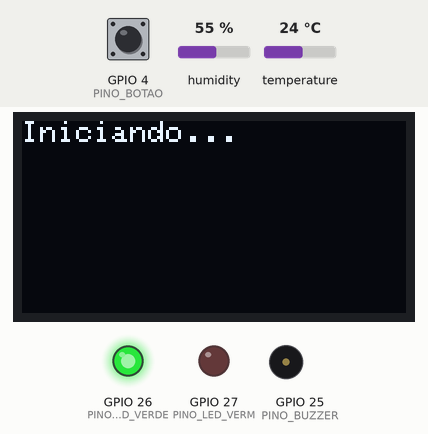
The sketch below on a simulated ESP32. On the bench: 128×64 one-colour display, output pins drawn as LEDs (lit = HIGH), buzzer (waves = sounding). The test bench sets the inputs (shaded band); at power-on: temperature 24 °C, GPIO 4 (PINO_BOTAO) HIGH, humidity 55 %. WiFi joins after 1.5 s; servers stay silent unless stated; what the sketch prints to the serial monitor is not drawn.

Above: at 0.1 s.
2.7 s: temperature set to 29.1 °C
At 12.4 s:
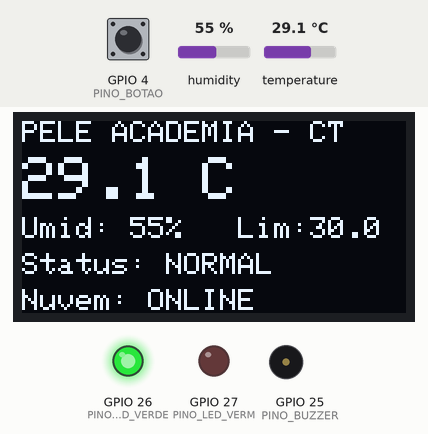
12.5 s: temperature set to 30.5 °C
At 14.8 s:
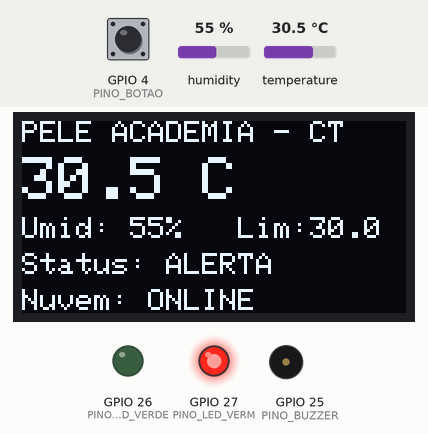
16.5 s: GPIO 4 (PINO_BOTAO) pulled LOW for 0.15 s
17.2 s: temperature set to 29.9 °C
At 18.8 s:
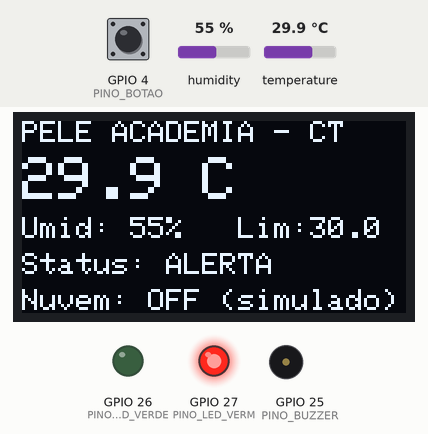
20.5 s: temperature set to 28.9 °C
At 23.2 s:
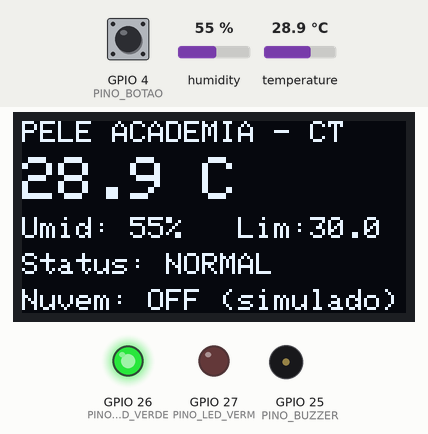
23.5 s: GPIO 4 (PINO_BOTAO) pulled LOW for 1 s
At 24.7 s:
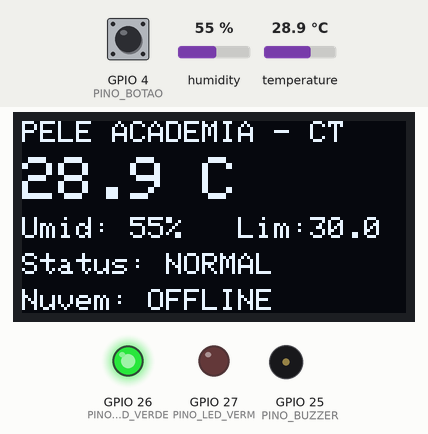
Timing chart, 0 to 26.5 s (numbered marks = the images above; inputs shaded):
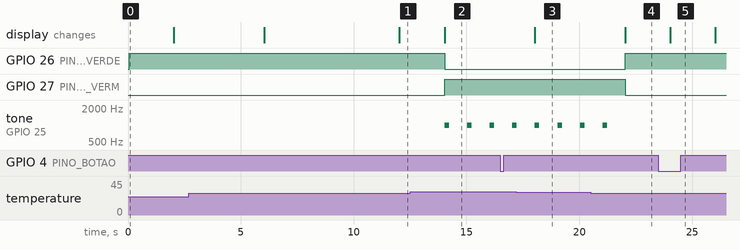

The sketch:

sketch.ino
```cpp
/*
 * Pelé Academia - Monitoramento de Ambiente de Treino (Edge Computing)
 * Sprint 4 - Edge Computing & Computer Systems
 *
 * ESP32 lê temperatura e umidade (DHT22), decide LOCALMENTE se o ambiente
 * está em Normal ou Alerta, mostra tudo num display OLED (IHM local) e
 * envia os dados para o Blynk (acompanhamento remoto).
 *
 * Se a nuvem cair, o ESP32 continua lendo, decidindo e atualizando o OLED.
 * O botão do circuito simula a queda da internet para demonstrar isso.
 */

// ===== Credenciais do Blynk (copie do seu Template no Blynk Console) =====
#define BLYNK_TEMPLATE_ID   "TMPL248VYL7Qk"
#define BLYNK_TEMPLATE_NAME "Pele Academia Edge"
#define BLYNK_AUTH_TOKEN    "iVMOMxfZxEZO2aorF27qPIvicJH_sFim"

#define BLYNK_PRINT Serial

#include <WiFi.h>
#include <WiFiClient.h>
#include <BlynkSimpleEsp32.h>
#include <DHT.h>
#include <Wire.h>
#include <Adafruit_GFX.h>
#include <Adafruit_SSD1306.h>

// ===== Wi-Fi do Wokwi =====
const char* WIFI_SSID = "Wokwi-GUEST";
const char* WIFI_PASS = "";

// ===== Pinos =====
#define PINO_DHT        15
#define PINO_LED_VERDE  26
#define PINO_LED_VERM   27
#define PINO_BUZZER     25
#define PINO_BOTAO       4   // simula queda da nuvem

// ===== Sensor e display =====
#define TIPO_DHT DHT22
DHT dht(PINO_DHT, TIPO_DHT);

#define LARGURA_OLED 128
#define ALTURA_OLED   64
Adafruit_SSD1306 oled(LARGURA_OLED, ALTURA_OLED, &Wire, -1);

// ===== Regra de decisão =====
float limiteTemperatura = 30.0;   // acima disso: ALERTA (calor no treino)
const float HISTERESE   = 0.5;    // evita ficar piscando perto do limite

// ===== Estado do sistema =====
float temperatura = NAN;
float umidade     = NAN;
bool  emAlerta    = false;
bool  modoOffline = false;        // true = nuvem desligada pelo botão

// ===== Temporizadores (millis, sem delay) =====
const unsigned long INTERVALO_LEITURA = 2000;
const unsigned long INTERVALO_ENVIO   = 2000;
const unsigned long INTERVALO_RECONEX = 10000;
const unsigned long INTERVALO_BIP     = 1000;
unsigned long ultimaLeitura   = 0;
unsigned long ultimoEnvio     = 0;
unsigned long ultimaTentWifi  = 0;
unsigned long ultimaTentBlynk = 0;
unsigned long ultimoBip       = 0;

bool estadoBotaoAnterior = HIGH;
unsigned long ultimoClique = 0;

// ---------------------------------------------------------------------------
// BORDA: leitura do sensor
// ---------------------------------------------------------------------------
void lerSensor() {
  float t = dht.readTemperature();
  float h = dht.readHumidity();
  if (isnan(t) || isnan(h)) {
    Serial.println("[BORDA] Falha ao ler o DHT22");
    return;
  }
  temperatura = t;
  umidade = h;
}

// ---------------------------------------------------------------------------
// BORDA: tomada de decisão local (não depende da nuvem)
// ---------------------------------------------------------------------------
void decidir() {
  if (isnan(temperatura)) return;

  if (!emAlerta && temperatura >= limiteTemperatura) {
    emAlerta = true;
    Serial.printf("[BORDA] ALERTA: %.1f C >= limite %.1f C\n", temperatura, limiteTemperatura);
  } else if (emAlerta && temperatura < limiteTemperatura - HISTERESE) {
    emAlerta = false;
    Serial.printf("[BORDA] Normal: %.1f C\n", temperatura);
  }
}

// ---------------------------------------------------------------------------
// BORDA: acionamento dos atuadores
// ---------------------------------------------------------------------------
void acionarAtuadores() {
  digitalWrite(PINO_LED_VERDE, emAlerta ? LOW : HIGH);
  digitalWrite(PINO_LED_VERM,  emAlerta ? HIGH : LOW);

  if (emAlerta) {
    if (millis() - ultimoBip >= INTERVALO_BIP) {
      ultimoBip = millis();
      tone(PINO_BUZZER, 1000, 200);   // bipe curto a cada 1 s
    }
  } else {
    noTone(PINO_BUZZER);
  }
}

// ---------------------------------------------------------------------------
// BORDA: IHM local (display OLED)
// ---------------------------------------------------------------------------
void atualizarOLED() {
  oled.clearDisplay();
  oled.setTextColor(SSD1306_WHITE);

  oled.setTextSize(1);
  oled.setCursor(0, 0);
  oled.print("PELE ACADEMIA - CT");

  oled.setTextSize(2);
  oled.setCursor(0, 12);
  if (isnan(temperatura)) {
    oled.print("--.- C");
  } else {
    oled.printf("%.1f C", temperatura);
  }

  oled.setTextSize(1);
  oled.setCursor(0, 32);
  if (isnan(umidade)) {
    oled.print("Umid: --%");
  } else {
    oled.printf("Umid: %.0f%%", umidade);
  }
  oled.setCursor(72, 32);
  oled.printf("Lim:%.1f", limiteTemperatura);

  oled.setCursor(0, 44);
  oled.print("Status: ");
  oled.print(emAlerta ? "ALERTA" : "NORMAL");

  oled.setCursor(0, 56);
  oled.print("Nuvem: ");
  if (modoOffline)            oled.print("OFF (simulado)");
  else if (Blynk.connected()) oled.print("ONLINE");
  else                        oled.print("OFFLINE");

  oled.display();
}

// ---------------------------------------------------------------------------
// NUVEM: envio dos dados para o Blynk
// ---------------------------------------------------------------------------
void enviarParaBlynk() {
  if (modoOffline || !Blynk.connected() || isnan(temperatura)) return;

  Blynk.virtualWrite(V0, temperatura);
  Blynk.virtualWrite(V1, umidade);
  Blynk.virtualWrite(V2, emAlerta ? "ALERTA" : "NORMAL");
  Blynk.virtualWrite(V3, emAlerta ? 1 : 0);
}

// Ao conectar, informa ao painel o limite que está valendo no ESP32
BLYNK_CONNECTED() {
  Serial.println("[NUVEM] Conectado ao Blynk");
  Blynk.virtualWrite(V4, limiteTemperatura);
}

// Slider do Blynk pode ajustar o limite; o valor fica guardado no ESP32
BLYNK_WRITE(V4) {
  limiteTemperatura = param.asFloat();
  Serial.printf("[NUVEM] Novo limite recebido: %.1f C\n", limiteTemperatura);
}

// ---------------------------------------------------------------------------
// NUVEM: conexão Wi-Fi/Blynk sem travar o loop
// ---------------------------------------------------------------------------
void gerenciarNuvem() {
  if (modoOffline) return;

  if (WiFi.status() != WL_CONNECTED) {
    if (millis() - ultimaTentWifi >= INTERVALO_RECONEX) {
      ultimaTentWifi = millis();
      Serial.println("[NUVEM] Tentando reconectar Wi-Fi...");
      WiFi.disconnect();
      WiFi.begin(WIFI_SSID, WIFI_PASS, 6);
    }
    return;
  }

  if (!Blynk.connected()) {
    if (millis() - ultimaTentBlynk >= INTERVALO_RECONEX) {
      ultimaTentBlynk = millis();
      Serial.println("[NUVEM] Tentando conectar ao Blynk...");
      Blynk.connect(2000);
    }
    return;
  }

  Blynk.run();
}

// ---------------------------------------------------------------------------
// Botão: liga/desliga a nuvem para demonstrar a operação na borda
// ---------------------------------------------------------------------------
void verificarBotao() {
  bool estado = digitalRead(PINO_BOTAO);
  if (estado == LOW && estadoBotaoAnterior == HIGH && millis() - ultimoClique > 300) {
    ultimoClique = millis();
    modoOffline = !modoOffline;

    if (modoOffline) {
      Serial.println("[TESTE] Nuvem DESLIGADA - ESP32 segue operando na borda");
      Blynk.disconnect();
      WiFi.disconnect();
    } else {
      Serial.println("[TESTE] Nuvem RELIGADA - reconectando...");
      ultimaTentWifi = 0;
      ultimaTentBlynk = 0;
      WiFi.begin(WIFI_SSID, WIFI_PASS, 6);
    }
  }
  estadoBotaoAnterior = estado;
}

void setup() {
  Serial.begin(115200);

  pinMode(PINO_LED_VERDE, OUTPUT);
  pinMode(PINO_LED_VERM, OUTPUT);
  pinMode(PINO_BUZZER, OUTPUT);
  pinMode(PINO_BOTAO, INPUT_PULLUP);

  dht.begin();

  if (!oled.begin(SSD1306_SWITCHCAPVCC, 0x3C)) {
    Serial.println("Falha ao iniciar o OLED");
  }
  oled.clearDisplay();
  oled.setTextColor(SSD1306_WHITE);
  oled.setTextSize(1);
  oled.setCursor(0, 0);
  oled.print("Iniciando...");
  oled.display();

  // A nuvem é configurada, mas o ESP32 NÃO espera ela conectar para funcionar
  WiFi.mode(WIFI_STA);
  WiFi.begin(WIFI_SSID, WIFI_PASS, 6);
  ultimaTentWifi = millis();
  Blynk.config(BLYNK_AUTH_TOKEN);
}

void loop() {
  verificarBotao();

  // ----- BORDA: funciona sempre, com ou sem internet -----
  if (millis() - ultimaLeitura >= INTERVALO_LEITURA) {
    ultimaLeitura = millis();
    lerSensor();
    decidir();
    atualizarOLED();
  }
  acionarAtuadores();

  // ----- NUVEM: só quando houver conexão -----
  gerenciarNuvem();
  if (millis() - ultimoEnvio >= INTERVALO_ENVIO) {
    ultimoEnvio = millis();
    enviarParaBlynk();
  }
}
```

Measured:
- the behaviour switches between 29.9 and 30 °C on temperature (found by bisection; images 1 and 2)
- the behaviour switches between 29.5 and 29.4 °C on temperature (found by bisection; images 3 and 4)
- after the input at 2.7 s, the display: first changes after 3.3 s (image 1 shows a later state)
- after the input at 12.5 s, GPIO 26 (PINO_LED_VERDE): HIGH → LOW after 1.5 s; GPIO 27 (PINO_LED_VERM): LOW → HIGH after 1.5 s; tone on GPIO 25 (PINO_BUZZER): alternates 1000 Hz for 0.20 s and silent for 0.80 s, starting after 1.5 s; the display: changes after 1.5 s (image 2)
- after the input at 17.2 s, the display: changes after 0.83 s (image 3)
- after the input at 20.5 s, GPIO 26 (PINO_LED_VERDE): LOW → HIGH after 1.5 s; GPIO 27 (PINO_LED_VERM): HIGH → LOW after 1.5 s; tone on GPIO 25 (PINO_BUZZER): goes on until 21.2 s, then stays silent; the display: changes after 1.5 s (image 4)
- after the input at 23.5 s, the display: changes after 0.53 s (image 5)
